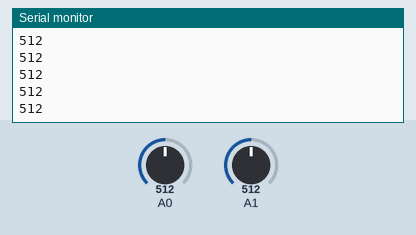
Simulated run of this sketch. Board: Arduino Uno, built with avr-gcc and run on an emulated ATmega328P. Shown: the last lines printed to the serial monitor. Inputs (shaded band) come from the test bench; at power-on: A0 = 512, A1 = 512. No radio packets arrive unless stated.

Above: at 1.2 s.
1.3 s: A0 set to 716
At 2.0 s:
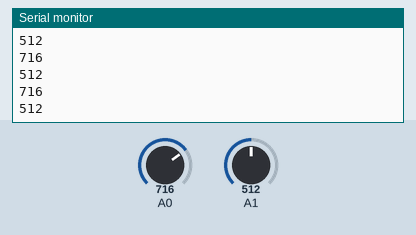
2.8 s: A1 set to 306
At 3.9 s:
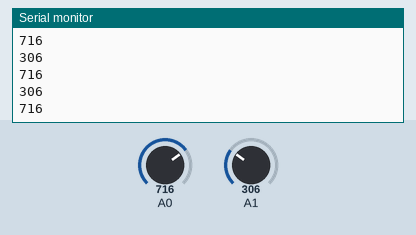
4.3 s: A0 set to 900
At 5.3 s:
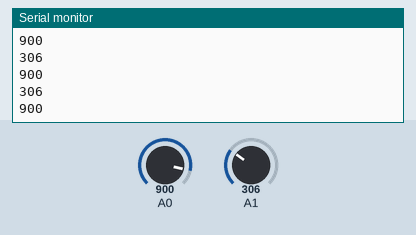
5.8 s: A1 set to 122
At 6.7 s:
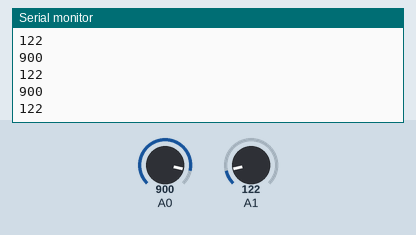
Timing chart, 0 to 8.3 s (numbered marks = the images above; inputs shaded):
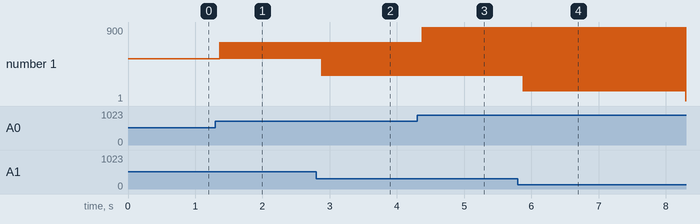

The sketch:

transmitter.ino
```cpp
//#include "nRF24L01.h"
#include <RF24.h>
#include "controller.cpp"

RF24 radio(9,10);
const uint64_t pipe = 0xE8E8F0F0E1LL;
controller cntlr = {0, 0};

void setup(void){
 Serial.begin(9600);
 radio.begin();
 radio.openWritingPipe(pipe);
 radio.setRetries(15,15);
 radio.stopListening();
 pinMode(0, INPUT);
}
void loop(void){
  cntlr.thmbStick = analogRead(0);
  cntlr.potMtr = analogRead(1);
  Serial.println(cntlr.thmbStick);
  Serial.println(cntlr.potMtr);
  radio.write(&cntlr, sizeof(cntlr));
}
```

controller.cpp
```cpp
struct controller {
  int potMtr;
  int thmbStick;
};
```

Measured:
- after the input at 1.3 s, the serial monitor: prints a new line after 0.07 s (image 1)
- after the input at 2.8 s, the serial monitor: prints a new line after 0.08 s (image 2)
- after the input at 4.3 s, the serial monitor: prints a new line after 0.07 s (image 3)
- after the input at 5.8 s, the serial monitor: prints a new line after 0.08 s (image 4)
- plotted number 1: 512 → 306 after the input at 2.8 s, 306 → 900 after the input at 4.3 s, 900 → 1 after the input at 5.8 s
